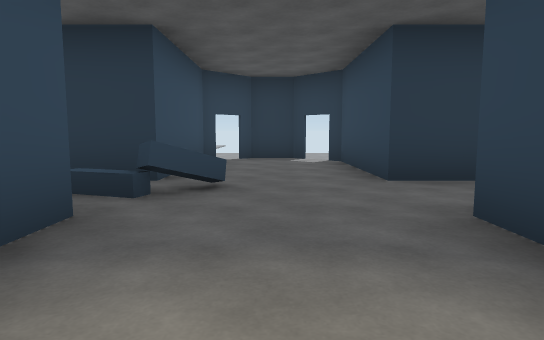
[1] (above)

24 first-person views from a walk through a scene from a Unity 3-D project. The camera is 1.2 m above the floor, tilts 6° down and sees 75° across. Doors are open. The floor is counted in squares, 2 m on a side. Each view is taken from the middle of a square. On the plan, view 1 faces up. The plan holds only what a view shows up to about 10 squares ahead; the rest is blank. The place goes on beyond the plan. The player is left out.

[2]
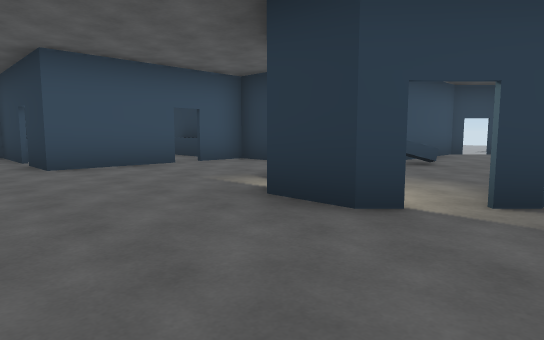

[3]
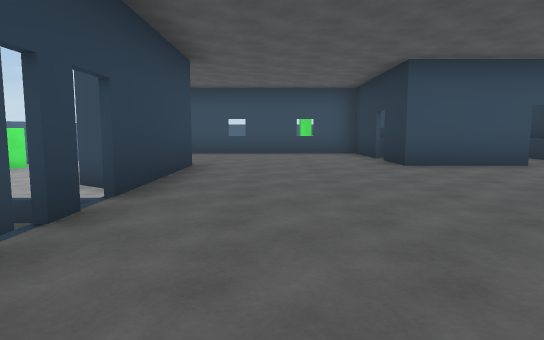

[4]
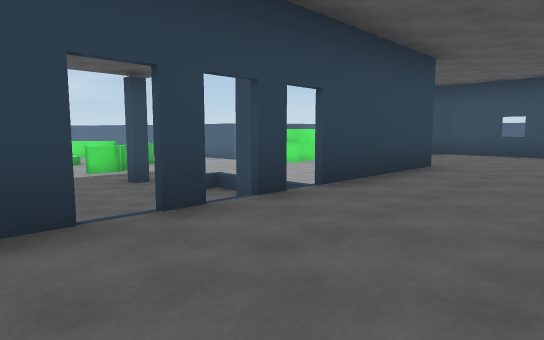

[5]
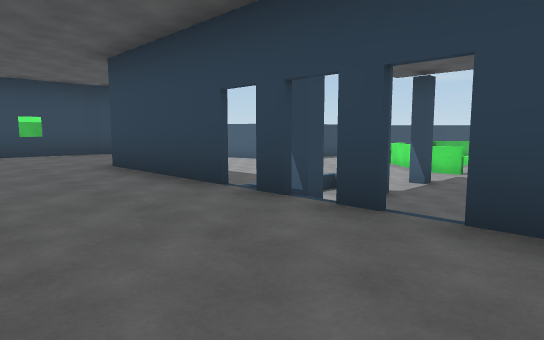

[6]
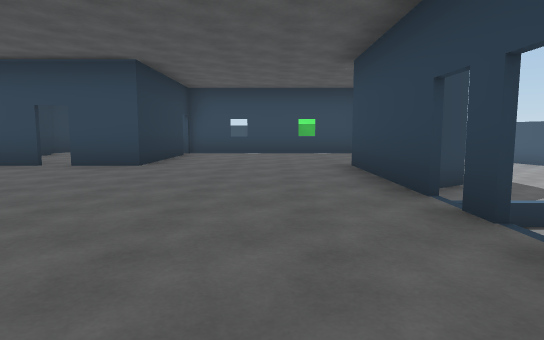

[7]
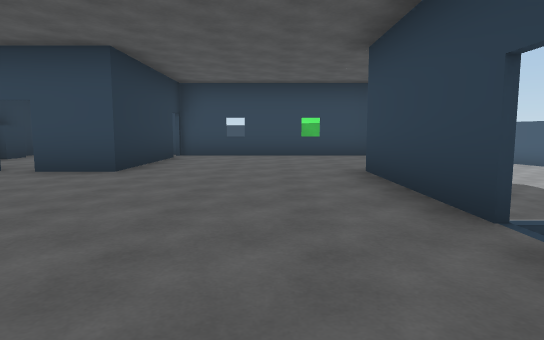

[8]
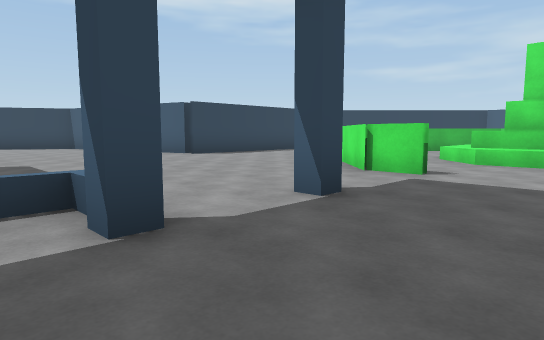

[9]
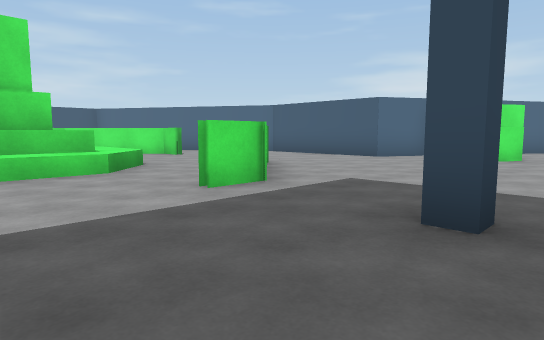

[10]
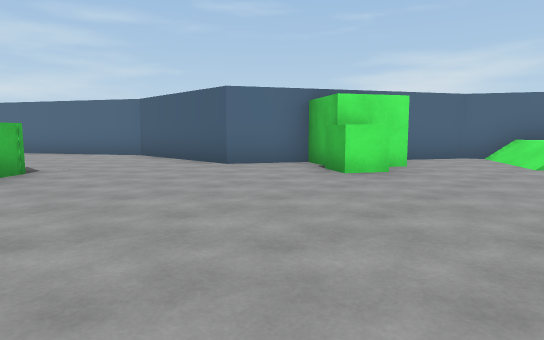

[11]
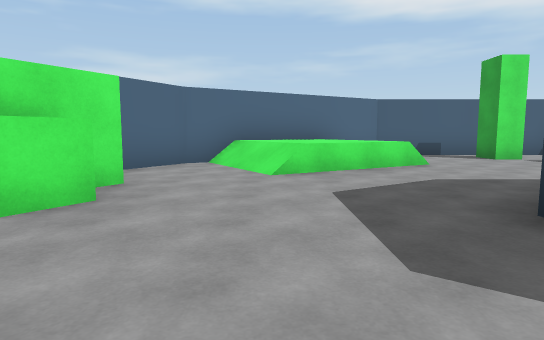

[12]
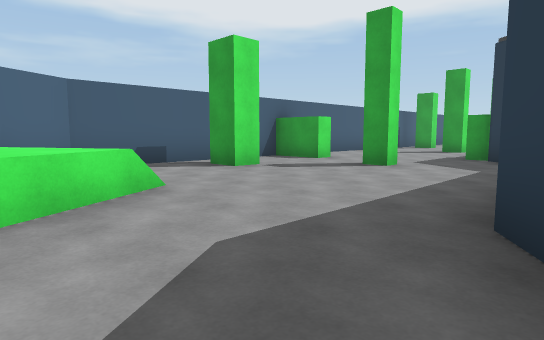

[13]
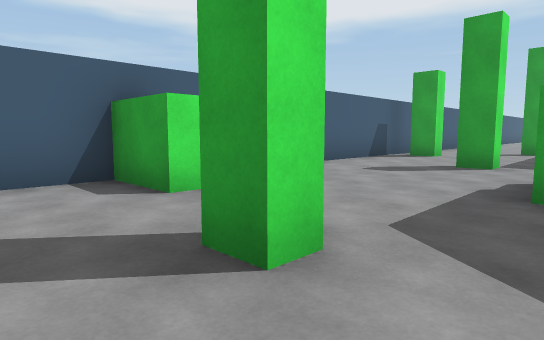

[14]
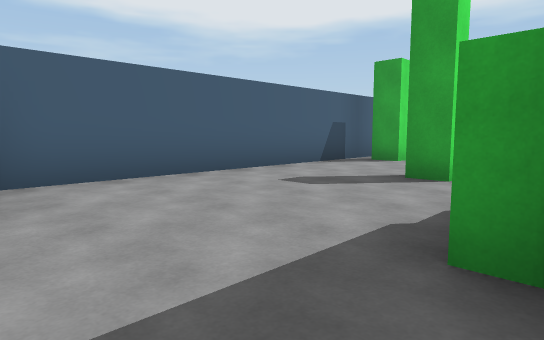

[15]
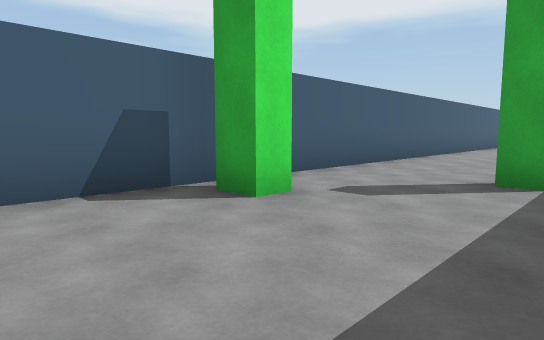

[16]
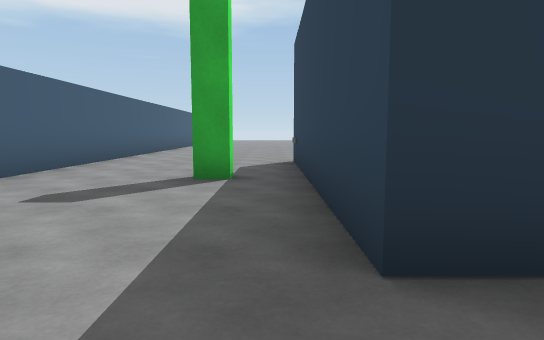

[17]
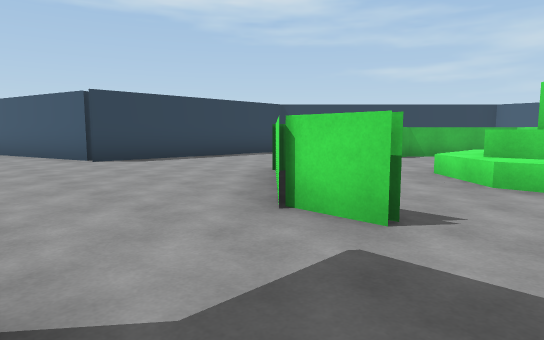

[18]
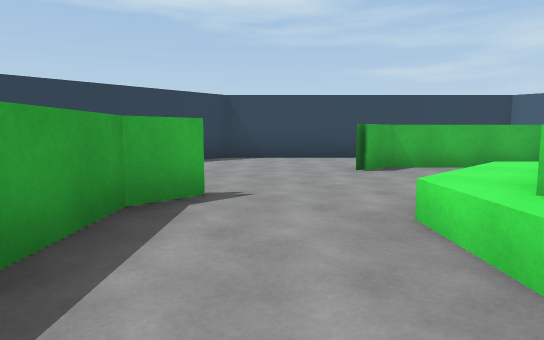

[19]
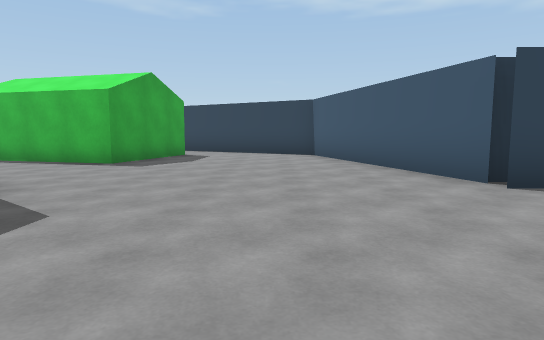

[20]
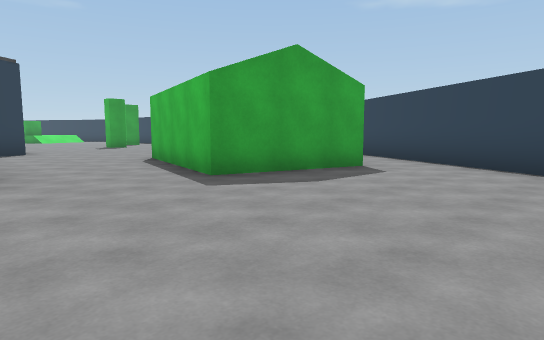

[21]
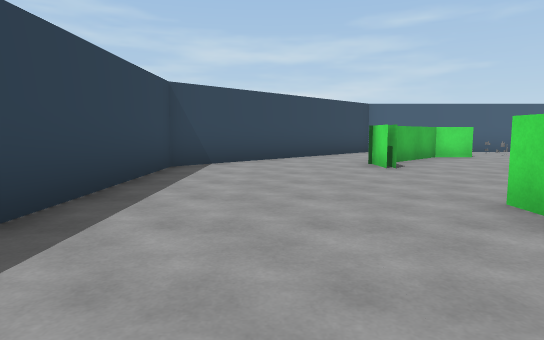

[22]
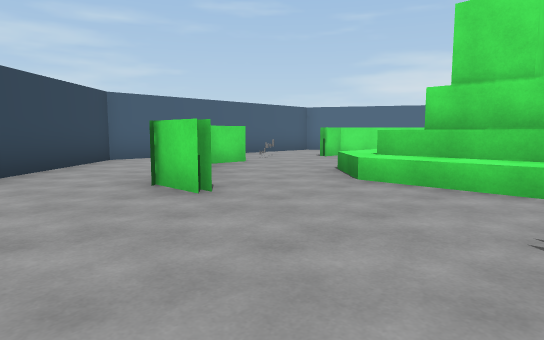

[23]
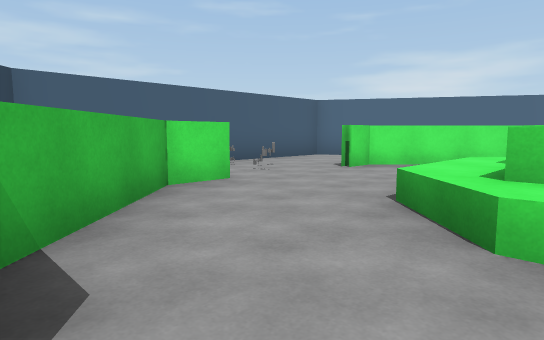

[24]
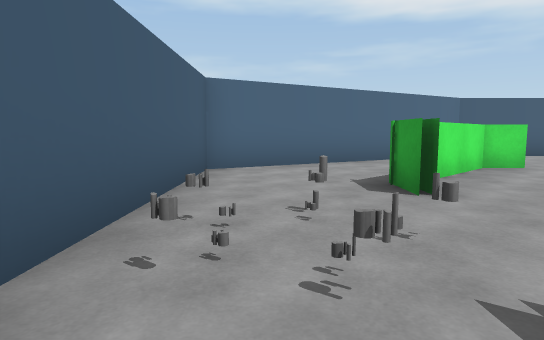

### Floor plan
Key: @ floor where view 1 was taken; # wall or solid block; x gap in a wall; . main floor; : floor 1 m higher than the main floor; / step, stairs or slope; D open door; = window, fence, low wall or low ledge; ^ raised ledge; P pillar; O other object.
Columns run from 15 left of view 1 to 17 right of it. Each row starts with its distance up from view 1.
 14 #.
 13 #....
 12 #....
 11 #....
 10 #...#
  9 #...#
  8 #..P#         D#D
  7 #...#        #::#
  6 #...#        #::#
  5 #P...#       #::#
  4 #....       ##O: ##
  3 #..P.   ###  #O:::
  2 #....   OO## #:: #    O##
  1 #....P    DD: ::#
  0 #....#    #:::D@D::DD    #
 -1 #....##OOD#::::#:::##  D##.
 -2 #P....##:D#:::::::: #:#D....
 -3 #...P..:::::::::::::::::....
 -4 #.....#::::::::::::::::#...O
 -5 #.P....:::::::DDD:::::::...OO
 -6 #.....#:::####DDD###:::#...OO
 -7 #../..##  #. P  P..##  #...OO  .#
 -8 ##///..####. ..... .##  ..OOOO.##
 -9  #:::........ ..P^ ............#
-10   #://........................##
-11   #/.........P..P.............#
-12   ##..OO.....................##
-13    ## O......#...^.......#####
-14       ##....^....##....###
-15        #...^......#^...#
-16        #......OOO......#
-17        #.....OOPPO.....#
-18        #.....OOPOO.....#
-19        ##..#..OOO......#
-20         #..##.....#^..##
-21         ##..##...##..##
-22          ##....=x#..##
-23           #........##
-24           ##########

Positions as (right, up) in squares from view 1, and headings:
1: (0, 0), facing up
2: (2, -3), facing up-left
3: (2, -4), facing left
4: (2, -3), facing down-left
5: (-2, -3), facing down-right
6: (-2, -4), facing right
7: (-1, -4), facing right
8: (-1, -8), facing down-right
9: (1, -10), facing down-left
10: (-3, -9), facing down-left
11: (-5, -10), facing left
12: (-8, -9), facing up-left
13: (-10, -4), facing up-left
14: (-10, -2), facing up-left
15: (-11, 3), facing up-left
16: (-11, 3), facing up
17: (0, -11), facing down-right
18: (1, -14), facing down-right
19: (4, -11), facing right
20: (8, -12), facing up-right
21: (6, -13), facing down
22: (6, -16), facing down-left
23: (4, -18), facing down-left
24: (2, -23), facing left
